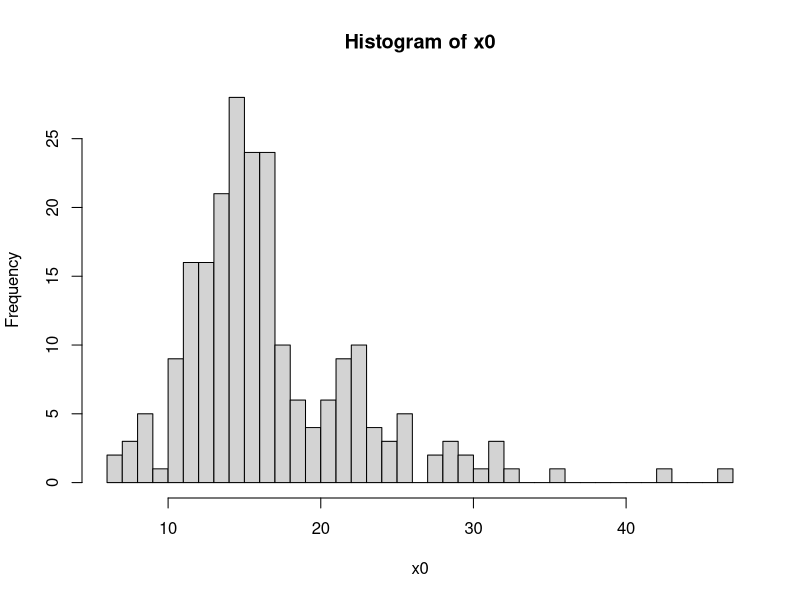
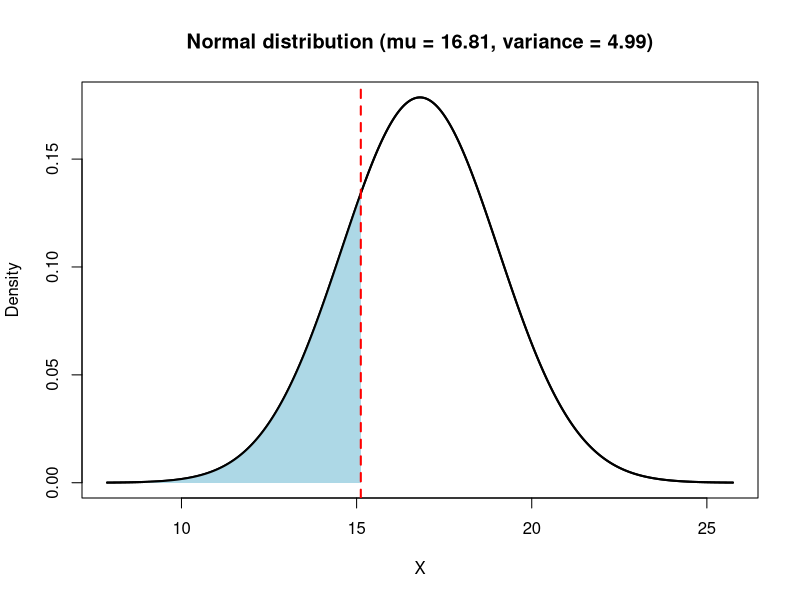
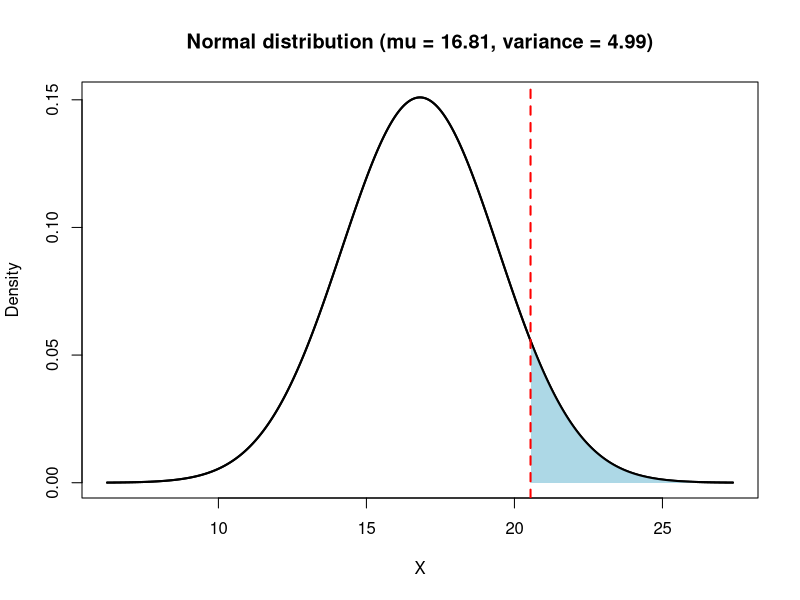
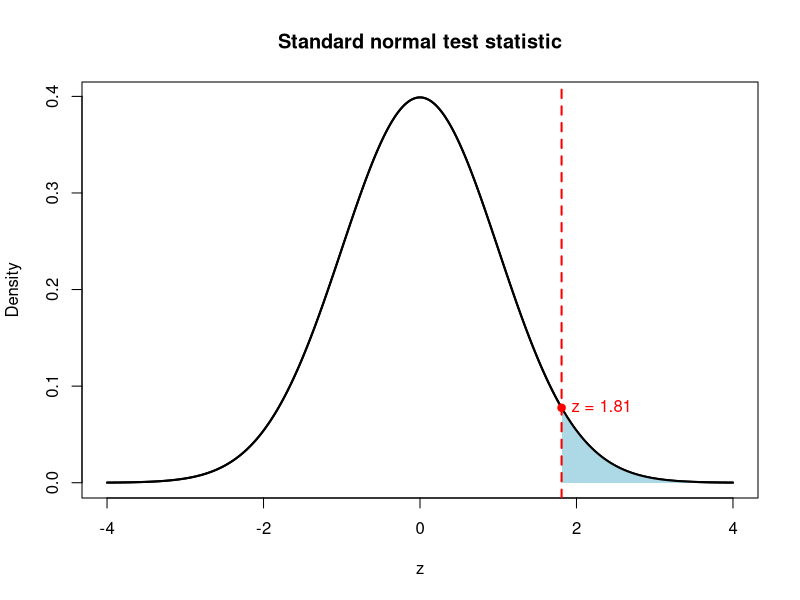

Here is the R script that generated these plots, in order:
# Daniel Fuertes
# Oscar Moreno
# Marc Torres

# Sesión 1: Inferencia Estadística

# 3


x0 <- c(7.80, 12.60, 15.96, 12.75, 13.50, 8.25, 8.25, 15.05, 13.83, 20.61, 16.46, 18.00, 15.40, 16.25, 13.39, 25.99, 16.64, 11.03, 16.28, 23.40, 14.81, 17.60, 20.21, 18.04, 18.70, 11.10, 15.60, 8.83, 15.05, 16.15,
15.00, 11.10, 21.08, 28.66, 21.25, 20.47, 25.53, 10.89, 15.01, 11.78, 14.82, 12.17, 14.56, 16.96, 15.50, 14.43, 14.43, 12.71, 31.66, 15.75, 15.75, 11.69, 14.52, 17.35, 22.57, 20.00, 13.80, 13.68, 12.61, 19.00, 24.61, 16.80, 16.72, 23.95, 16.11, 19.41, 13.99, 16.48, 13.20, 13.47, 13.63, 14.76, 16.93, 31.31, 12.81, 21.81, 20.82, 35.77, 15.54, 12.62, 13.91, 21.18, 13.72, 12.00, 19.89, 16.46, 32.70, 22.73, 15.51, 16.26, 28.70, 18.90, 25.75, 16.89, 13.99, 13.99, 28.22, 20.79, 16.81, 20.25, 22.31, 24.03, 15.65, 27.28, 12.60, 17.55, 25.60, 29.44, 27.44, 24.00, 30.10, 10.14, 11.31, 11.20, 15.73, 16.90, 25.40, 18.56, 17.55, 21.75, 21.68, 24.60, 46.32, 42.12, 21.70, 21.42, 22.31, 31.35, 10.00, 10.92, 15.72, 17.10, 15.39, 14.79, 14.11, 14.36, 14.53, 15.11, 18.00, 12.08, 12.53, 17.32, 23.96, 22.60, 6.21, 14.54, 16.59, 16.59, 18.26, 19.42, 10.66, 16.01, 16.14, 16.00, 10.15, 16.46, 16.20, 14.28, 12.10, 8.40, 11.10, 7.52, 13.44, 12.48, 14.72, 8.58, 14.87, 14.35, 13.12, 15.40, 15.00, 15.91, 15.20, 14.51, 22.36, 29.29, 22.70, 10.06, 13.89, 14.24, 17.64, 14.62, 16.23, 14.60, 15.99, 13.65, 15.69, 22.44, 7.14, 6.76, 11.02, 10.65, 12.00, 12.96, 10.71, 11.38, 12.63, 11.11, 11.50, 15.61, 14.80, 15.50, 14.51, 14.95, 13.57, 14.80, 11.84, 13.87, 14.43, 16.83, 14.43, 21.12, 22.62, 12.75, 13.92, 11.05, 10.56, 13.32, 22.75, 12.68, 17.75)

hist(x0, breaks = 30)
length(x0)
x1 <- c(x0 <= 8)
sum(x1) # Number of elements in x0 that are <= 8

sum(x1)/length(x0)
# 4

mu <- 16.81
n <- 7
sigma <- 5.91/sqrt(n)

x_obs <- 15.12

x <- seq(mu - 4 * sigma, mu + 4 * sigma, length.out = 1000)
y <- dnorm(x, mean = mu, sd = sigma)

plot(x, y, type = "l", lwd = 2,
	main = "Normal distribution (mu = 16.81, variance = 4.99)",
	xlab = "X", ylab = "Density")
shade_x <- seq(mu - 4 * sigma, x_obs, length.out = 500)
polygon(c(shade_x, rev(shade_x)),
	   c(dnorm(shade_x, mean = mu, sd = sigma), rep(0, length(shade_x))),
	   col = "lightblue", border = NA)
lines(x, y, lwd = 2)
abline(v = x_obs, col = "red", lwd = 2, lty = 2)

# z = (15.12 - 16.81) / (5.91 / sqrt(7)) ≈ -0.757
z_value <- (x_obs - mu) / sigma

pnorm(z_value) # Lower-tail p-value: P(X <= 15.12)

# 5

n <- 5
sigma <- 5.91/sqrt(n)

x <- seq(mu - 4 * sigma, mu + 4 * sigma, length.out = 1000)
y <- dnorm(x, mean = mu, sd = sigma)

x2 <- c(13.57,14.8,22.36,22.7,29.29)
mean(x2)


plot(x, y, type = "l", lwd = 2,
	main = "Normal distribution (mu = 16.81, variance = 4.99)",
	xlab = "X", ylab = "Density")
shade_x <- seq(mean(x2), mu + 4 * sigma, length.out = 500)
polygon(c(shade_x, rev(shade_x)),
	   c(dnorm(shade_x, mean = mu, sd = sigma), rep(0, length(shade_x))),
	   col = "lightblue", border = NA)
lines(x, y, lwd = 2)
abline(v = mean(x2), col = "red", lwd = 2, lty = 2)

z2_value <- (mean(x2)-mu) / sigma
pnorm(z2_value, lower.tail = FALSE)

# 6

# 7

p_T <- 0.02
n <- 2300
successes <- 94
p_hat <- successes / n

94/2300
# H0: p_hat - p_T = 0; H1: p_hat - p_T > 0
variance_hat <- p_T * (1 - p_T) / n
se_hat <- sqrt(variance_hat)
z_value <- (p_hat - p_T) / se_hat
p_value <- pnorm(z_value, lower.tail = FALSE)

p_hat
variance_hat
z_value
p_value

# 8

n1 <- 2300
p1 <- 94/n1
v1 <- (p1 * (1 - p1))/n1

n2 <- 1000
p2 <- 56/n2
v2 <- (p2 * (1 - p2))/n2

mu12 <- p2-p1
sd12 <- sqrt(v1 + v2)

z12 <- (p2-p1)/ sqrt(v1 + v2)
z12
p_value12 <- pnorm(z12, lower.tail = FALSE)
p_value12

# Standard normal distribution for the one-sided test (H1: p2 > p1).
z_axis <- seq(-4, 4, length.out = 1000)
z_density <- dnorm(z_axis)
plot(z_axis, z_density, type = "l", lwd = 2,
	main = "Standard normal test statistic",
	xlab = "z", ylab = "Density")

# Shade the upper-tail area corresponding to the p-value.
shade_z <- seq(z12, 4, length.out = 300)
polygon(c(z12, shade_z, 4),
	c(0, dnorm(shade_z), 0),
	col = "lightblue", border = NA)
lines(z_axis, z_density, lwd = 2)
abline(v = z12, col = "red", lwd = 2, lty = 2)
points(z12, dnorm(z12), col = "red", pch = 19)
text(z12, dnorm(z12), labels = sprintf("z = %.2f", z12),
	pos = 4, col = "red")
#text(3.1, 0.18, labels = sprintf("p-value = %.4f", p_value12))


# 9

# 10
